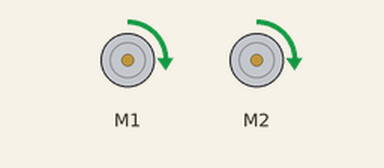
Recording of a program running on a simulated BBC micro:bit (MakeCode). Parts: 2 × DC motor (green arrow = forward, orange = backward, longer = faster). At 10.0 s the program stops and its outputs stay as they are.

Above: at 0.9 s.
At 3.1 s:
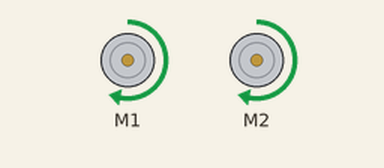
At 5.5 s:
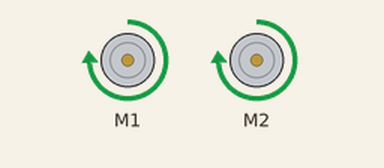
At 10.1 s:
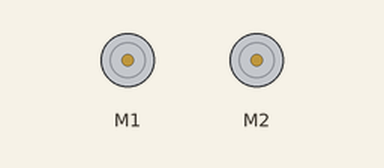
Timing chart, 0 to 11.5 s (numbered marks = the images above):
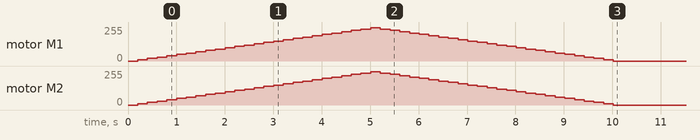

The program:

main.ts
```typescript
let velocidad = 0
for (let index = 0; index < 25; index++) {
    maqueen.motorRun(maqueen.Motors.All, maqueen.Dir.CW, velocidad)
    basic.pause(200)
    velocidad += 10
}
for (let index = 0; index < 25; index++) {
    maqueen.motorRun(maqueen.Motors.All, maqueen.Dir.CW, velocidad)
    basic.pause(200)
    velocidad += -10
}
maqueen.motorRun(maqueen.Motors.All, maqueen.Dir.CW, 0)
```

test.ts
```typescript
// aquí va el archivo "tests"; esto no se compilará cuando este paquete se utilice como una extensión.
```
